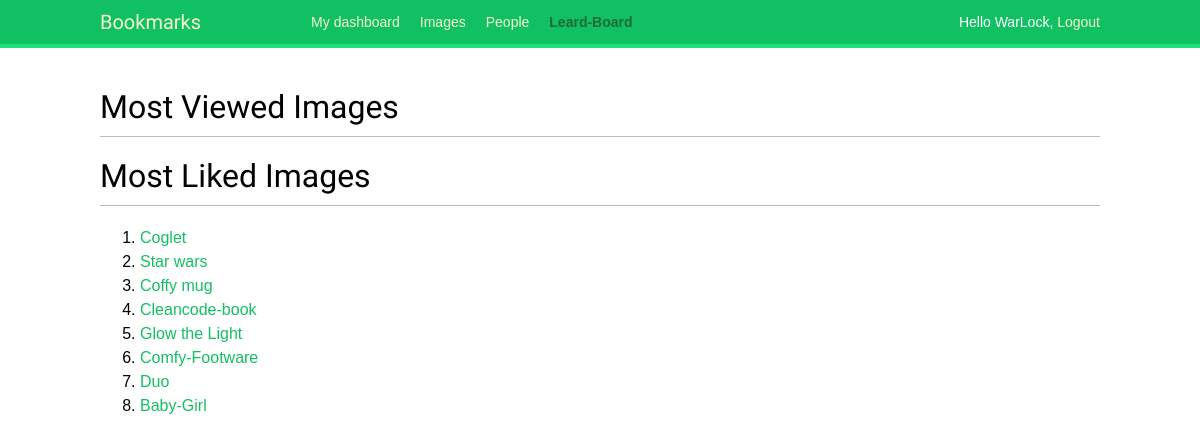
The page /images/ranking/ (signed in) on the database as committed earlier.
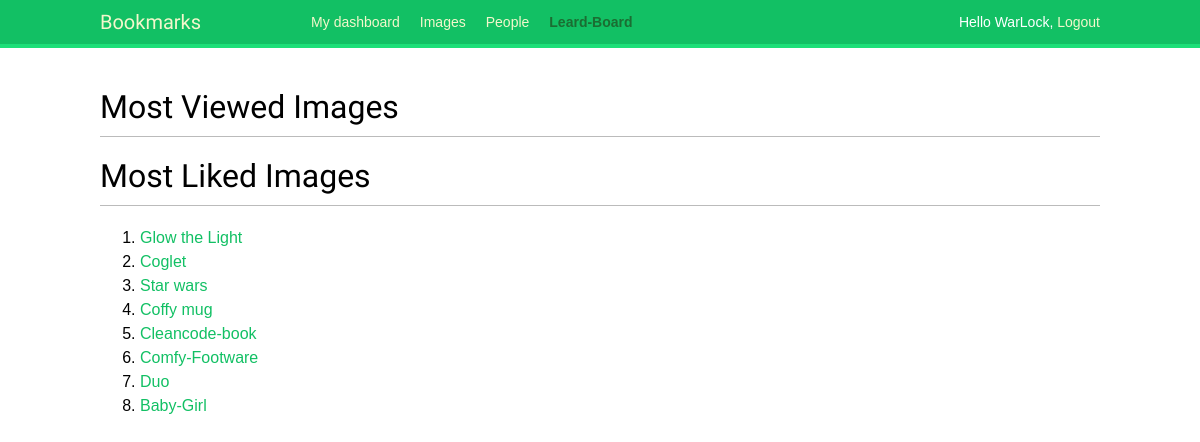
The same page on the database as committed later.
### images/models.py (models this page shows, shortened)
class Image(models.Model):
    user = models.ForeignKey(settings.AUTH_USER_MODEL, related_name='images_created', on_delete=models.CASCADE)
    title = models.CharField(max_length=200)
    slug = models.SlugField(max_length=200, blank=True)
    url = models.URLField()
    image = models.ImageField(upload_to='images/%Y/%m/%d/')
    description = models.TextField(blank=True)
    created = models.DateField(auto_now_add=True, db_index=True)
    users_like = models.ManyToManyField(settings.AUTH_USER_MODEL, related_name='images_liked', blank=True)
    total_likes = models.PositiveIntegerField(db_index=True, default=0)
    def get_absolute_url(self):
        return reverse('images:detail', args=[self.id, self.slug])

### images/views.py (the view)
# urls.py: path('ranking/', views.image_ranking, name='ranking'),
@login_required
def image_ranking(request):
    image_ranking = r.zrange('image_ranking', 0, -1, desc=True)[:10]
    image_ranking_ids = [int(id) for id in image_ranking]
    most_viewed = list(Image.objects.filter(id__in=image_ranking_ids))
    most_viewed.sort(key=lambda x: image_ranking_ids.index(x.id))
    most_liked_img = Image.objects.all().order_by('-total_likes')
    return render(request,
                  'images/image/ranking.html',
                  {'section': 'leard-board',
                   'most_viewed': most_viewed,
                   'most_liked_img': most_liked_img})

### images/templates/images/image/ranking.html (shortened to what this page needs)
{% extends "base.html" %}
{% block content %}
  <h1>Most Viewed Images</h1>
  <h1>Most Liked Images</h1>
  <ol>
      {% for img in most_liked_img %}
        <li>
          <a href="{{ img.get_absolute_url }}">
            {{ img.title }}
          </a>
        </li>
      {% endfor %}
  </ol>
{% endblock %}

Rows that differ between the two databases and show on the page:
changed Image "Glow the Light": moves up the list
